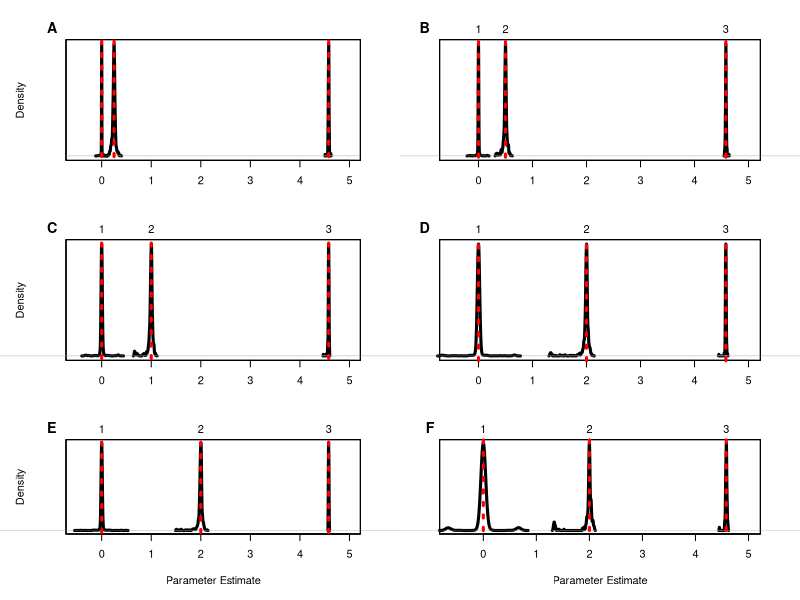

Here is the R script that generated this plot:
#############################################
## First we plot the results of datasets 1-4
#############################################
setwd("~/Desktop/Dropbox/papers/LCA/analyses/sim.results")
# column location for true values
# mean = 1
# Aa = 2
# Mea = 5
# AaAd = 8
#
# In datasets 1-4 the composite effects had values of .25, .5, 1, and 2
# the mean was 4.58 sd was .087 and 30 draws were done to calculate the
# cohort means
data1 <-  read.csv("data1.25.csv", row.names=1)
names1 <- read.csv("data1.25.names.csv", row.names=1)
data2 <-  read.csv("data2.5.csv", row.names=1)
names2 <- read.csv("data2.5.names.csv", row.names=1)
data3 <-  read.csv("data3.1.csv", row.names=1)
names3 <- read.csv("data3.1.names.csv", row.names=1)
data4 <-  read.csv("data4.2.csv", row.names=1)
names4 <- read.csv("data4.2.names.csv", row.names=1)
data5 <-  read.csv("data5.1.csv", row.names=1)
names5 <- read.csv("data5.1.names.csv", row.names=1)


# lets get percent of right models in each
table(names1) #183/250 73%
table(names2) #177/250 71%
table(names3) #183/250 73%
table(names4) #174/250 69%
table(names5) #174/250 69%






par(mfcol=c(3,2))
par(mar=c(3,5,3,3))
# now lets make plots of the parameter estimates dataset 1
included1 <- as.numeric(as.matrix(data1[,c(2,5,8)]))
excluded1 <- as.numeric(as.matrix(data1[,c(3,4,6,7,9,10,11)]))
mean1 <- as.numeric(as.matrix(data1[,1]))
plot(density(mean1),xlim=c(-.5,5), lwd=3, xaxt="n", main="", yaxt="n", xlab="", ylab="")
par(new=T)
plot(density(included1),xlim=c(-.5,5), lwd=3, xaxt="n", main="", yaxt="n", xlab="", ylab="")
par(new=T)
plot(density(excluded1),xlim=c(-.5,5), lwd=3, main="", yaxt="n", xlab="", ylab="Density")
locs <- par("usr") #b,r,l,t
lines(x=c(0,0), y=c(locs[1],locs[4]), col="red", lwd=3, lty=3)
lines(x=c(.25,.25), y=c(locs[1],locs[4]), col="red", lwd=3, lty=3)
lines(x=c(4.58,4.58), y=c(locs[1],locs[4]), col="red", lwd=3, lty=3)
text(0,locs[4], label=1,pos=3)
text(.25,locs[4], label=2,pos=3)
text(4.58,locs[4], label=3,pos=3)
par(xpd = TRUE)
text(-1,locs[4],label="A", cex=1.3,font=2, pos=3)




# now lets make plots of the parameter estimates dataset 3
included1 <- as.numeric(as.matrix(data3[,c(2,5,8)]))
excluded1 <- as.numeric(as.matrix(data3[,c(3,4,6,7,9,10,11)]))
mean1 <- as.numeric(as.matrix(data3[,1]))
plot(density(mean1),xlim=c(-.5,5), lwd=3, xaxt="n", main="", yaxt="n", xlab="", ylab="")
par(new=T)
plot(density(included1),xlim=c(-.5,5), lwd=3, xaxt="n", main="", yaxt="n", xlab="", ylab="")
par(new=T)
plot(density(excluded1),xlim=c(-.5,5), lwd=3, main="", yaxt="n", xlab="Parameter Estimate", ylab="Density")
locs <- par("usr") #b,r,l,t
lines(x=c(0,0), y=c(locs[1],locs[4]), col="red", lwd=3, lty=3)
lines(x=c(1,1), y=c(locs[1],locs[4]), col="red", lwd=3, lty=3)
lines(x=c(4.58,4.58), y=c(locs[1],locs[4]), col="red", lwd=3, lty=3)
text(0,locs[4], label=1,pos=3)
text(1,locs[4], label=2,pos=3)
text(4.58,locs[4], label=3,pos=3)
par(xpd = TRUE)
text(-1,locs[4],label="C", cex=1.3,font=2, pos=3)

# dataset 4 lets parse results by right or wrong model
par(mar=c(5,5,3,3))
corid <- data4[names4 == "Aa, Mea, AaAd",]
included1 <- as.numeric(as.matrix(corid[,c(2,5,8)]))
excluded1 <- as.numeric(as.matrix(corid[,c(3,4,6,7,9,10,11)]))
mean1 <- as.numeric(as.matrix(corid[,1]))
plot(density(mean1),xlim=c(-.5,5), lwd=3, xaxt="n", main="", yaxt="n", xlab="", ylab="")
par(new=T)
plot(density(included1),xlim=c(-.5,5), lwd=3, xaxt="n", main="", yaxt="n", xlab="", ylab="")
par(new=T)
plot(density(excluded1),xlim=c(-.5,5), lwd=3, main="", yaxt="n", xlab="Parameter Estimate", ylab="Density")
locs <- par("usr") #b,r,l,t
lines(x=c(0,0), y=c(locs[1],locs[4]), col="red", lwd=3, lty=3)
lines(x=c(2,2), y=c(locs[1],locs[4]), col="red", lwd=3, lty=3)
lines(x=c(4.58,4.58), y=c(locs[1],locs[4]), col="red", lwd=3, lty=3)
text(0,locs[4], label=1,pos=3)
text(2,locs[4], label=2,pos=3)
text(4.58,locs[4], label=3,pos=3)
par(xpd = TRUE)
text(-1,locs[4],label="E", cex=1.3,font=2, pos=3)

# now lets make plots of the parameter estimates dataset 2
par(mar=c(3,3,3,3))
included1 <- as.numeric(as.matrix(data2[,c(2,5,8)]))
excluded1 <- as.numeric(as.matrix(data2[,c(3,4,6,7,9,10,11)]))
mean1 <- as.numeric(as.matrix(data2[,1]))
plot(density(mean1),xlim=c(-.5,5), lwd=3, xaxt="n", main="", yaxt="n", xlab="", ylab="")
par(new=T)
plot(density(included1),xlim=c(-.5,5), lwd=3, xaxt="n", main="", yaxt="n", xlab="", ylab="")
par(new=T)
plot(density(excluded1),xlim=c(-.5,5), lwd=3, main="", yaxt="n", xlab="Parameter Estimate", ylab="Density")
locs <- par("usr") #b,r,l,t
lines(x=c(0,0), y=c(locs[1],locs[4]), col="red", lwd=3, lty=3)
lines(x=c(.5,.5), y=c(locs[1],locs[4]), col="red", lwd=3, lty=3)
lines(x=c(4.58,4.58), y=c(locs[1],locs[4]), col="red", lwd=3, lty=3)
text(0,locs[4], label=1,pos=3)
text(.5,locs[4], label=2,pos=3)
text(4.58,locs[4], label=3,pos=3)
par(xpd = TRUE)
text(-1,locs[4],label="B", cex=1.3,font=2, pos=3)


# now lets make plots of the parameter estimates dataset 4
included1 <- as.numeric(as.matrix(data4[,c(2,5,8)]))
excluded1 <- as.numeric(as.matrix(data4[,c(3,4,6,7,9,10,11)]))
mean1 <- as.numeric(as.matrix(data4[,1]))
plot(density(mean1),xlim=c(-.5,5), lwd=3, xaxt="n", main="", yaxt="n", xlab="", ylab="")
par(new=T)
plot(density(included1),xlim=c(-.5,5), lwd=3, xaxt="n", main="", yaxt="n", xlab="", ylab="")
par(new=T)
plot(density(excluded1),xlim=c(-.5,5), lwd=3, main="", yaxt="n", xlab="Parameter Estimate", ylab="Density")
locs <- par("usr") #b,r,l,t
lines(x=c(0,0), y=c(locs[1],locs[4]), col="red", lwd=3, lty=3)
lines(x=c(2,2), y=c(locs[1],locs[4]), col="red", lwd=3, lty=3)
lines(x=c(4.58,4.58), y=c(locs[1],locs[4]), col="red", lwd=3, lty=3)
text(0,locs[4], label=1,pos=3)
text(2,locs[4], label=2,pos=3)
text(4.58,locs[4], label=3,pos=3)
par(xpd = TRUE)
text(-1,locs[4],label="D", cex=1.3,font=2, pos=3)





# dataset 4 lets parse results by right or wrong model
par(mar=c(5,3,3,3))
misid <- data4[names4 != "Aa, Mea, AaAd",]
included1 <- as.numeric(as.matrix(misid[,c(2,5,8)]))
excluded1 <- as.numeric(as.matrix(misid[,c(3,4,6,7,9,10,11)]))
mean1 <- as.numeric(as.matrix(misid[,1]))
plot(density(mean1),xlim=c(-.6,5), lwd=3, xaxt="n", main="", yaxt="n", xlab="", ylab="")
par(new=T)
plot(density(included1),xlim=c(-.6,5), lwd=3, xaxt="n", main="", yaxt="n", xlab="", ylab="")
par(new=T)
plot(density(excluded1),xlim=c(-.6,5), lwd=3, main="", yaxt="n", xlab="Parameter Estimate", ylab="Density")
locs <- par("usr") #b,r,l,t
lines(x=c(0,0), y=c(0,locs[4]), col="red", lwd=3, lty=3)
lines(x=c(2,2), y=c(0,locs[4]), col="red", lwd=3, lty=3)
lines(x=c(4.58,4.58), y=c(0,locs[4]), col="red", lwd=3, lty=3)
text(0,locs[4], label=1,pos=3)
text(2,locs[4], label=2,pos=3)
text(4.58,locs[4], label=3,pos=3)
par(xpd = TRUE)
text(-1,locs[4],label="F", cex=1.3,font=2, pos=3)










setwd("~/Desktop/Dropbox/papers/LCA/figures")

###########################################
## Now lets plot the results of datasets 5
###########################################

setwd("~/Desktop/Dropbox/papers/LCA/results/simulation.results")
par.est <- read.csv("6par.est.csv", row.names=1)
se.est <- read.csv("6par.se.est.csv", row.names=1)
var.imp <- read.csv("6par.var.imp.csv", row.names=2)[,-1]

#Aa, Ad, Mea, AaAa, AaAd, AdAd
included1 <- as.numeric(as.matrix(par.est[,c(2,3,5,7,8,9)]))
excluded1 <- as.numeric(as.matrix(par.est[,c(4,6,10,11)]))
mean1 <- as.numeric(as.matrix(par.est[,1]))
